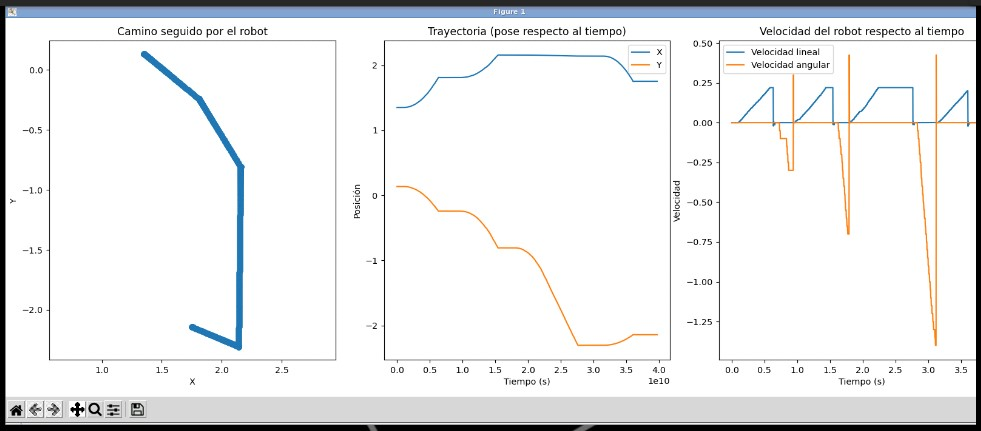

Write Python code to recreate this figure.
import pandas as pd
import matplotlib.pyplot as plt

# Cargar los datos del archivo de registro
df = pd.read_csv('log.txt', sep='\s+', header=None, names=['timestamp', 'x', 'y', 'orientation', 'linear_velocity', 'angular_velocity'])

# Filtrar las filas donde todos los datos son cero
df = df.loc[~(df == 0).all(axis=1)]

# Ajustar los timestamps para que comiencen en cero
df['timestamp'] -= df['timestamp'].min()

# Convertir columnas a numpy arrays para evitar el problema de indexación multidimensional
timestamps = df['timestamp'].to_numpy()
x = df['x'].to_numpy()
y = df['y'].to_numpy()
linear_velocity = df['linear_velocity'].to_numpy()
angular_velocity = df['angular_velocity'].to_numpy()

# Configuración de la figura
plt.figure(figsize=(18, 6))

# i) Gráfico del camino seguido por el robot
plt.subplot(1, 3, 1)
plt.plot(x, y, marker='o')
plt.xlabel('X')
plt.ylabel('Y')
plt.title('Camino seguido por el robot')
plt.axis('equal')  # Relación de aspecto 1:1

# ii) Gráfico de la trayectoria (pose respecto al tiempo)
plt.subplot(1, 3, 2)
plt.plot(timestamps, x, label='X')
plt.plot(timestamps, y, label='Y')
plt.xlabel('Tiempo (s)')
plt.ylabel('Posición')
plt.title('Trayectoria (pose respecto al tiempo)')
plt.legend()

# iii) Gráfico de la velocidad del robot respecto al tiempo
plt.subplot(1, 3, 3)
plt.plot(timestamps, linear_velocity, label='Velocidad lineal')
plt.plot(timestamps, angular_velocity, label='Velocidad angular')
plt.xlabel('Tiempo (s)')
plt.ylabel('Velocidad')
plt.title('Velocidad del robot respecto al tiempo')
plt.legend()

# Mostrar los gráficos
plt.tight_layout()
plt.show()
